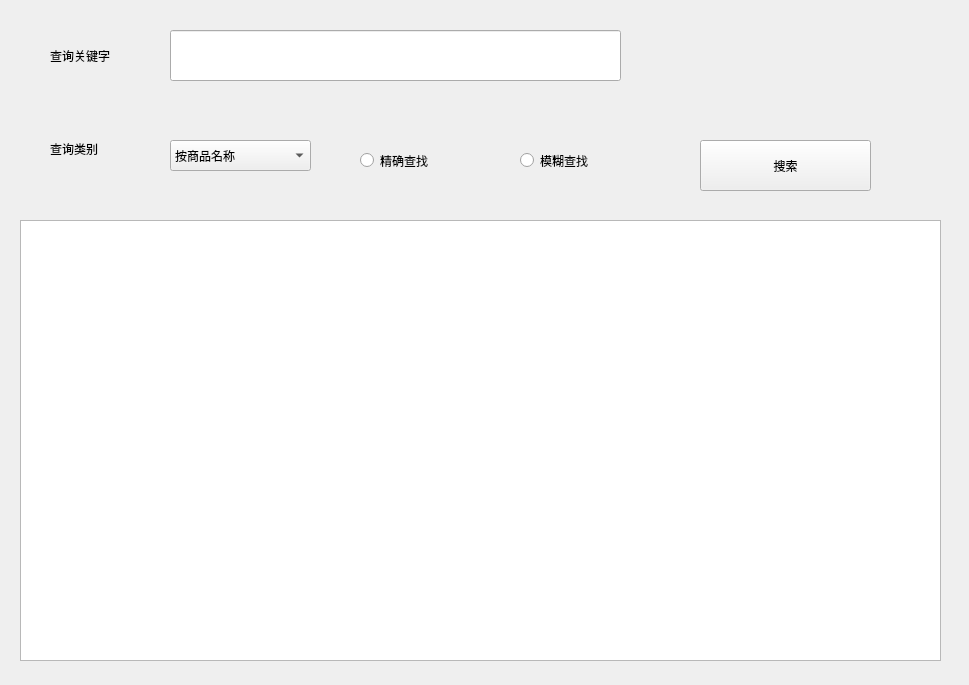
<?xml version="1.0" encoding="UTF-8"?>
<ui version="4.0">
 <class>query</class>
 <widget class="QWidget" name="query">
  <property name="geometry">
   <rect>
    <x>0</x>
    <y>0</y>
    <width>969</width>
    <height>685</height>
   </rect>
  </property>
  <property name="windowTitle">
   <string>Form</string>
  </property>
  <widget class="QLineEdit" name="queryWord">
   <property name="geometry">
    <rect>
     <x>170</x>
     <y>30</y>
     <width>451</width>
     <height>51</height>
    </rect>
   </property>
  </widget>
  <widget class="QRadioButton" name="precise">
   <property name="geometry">
    <rect>
     <x>360</x>
     <y>140</y>
     <width>151</width>
     <height>41</height>
    </rect>
   </property>
   <property name="text">
    <string>精确查找</string>
   </property>
   <attribute name="buttonGroup">
    <string notr="true">precisionGroup</string>
   </attribute>
  </widget>
  <widget class="QRadioButton" name="vague">
   <property name="geometry">
    <rect>
     <x>520</x>
     <y>140</y>
     <width>151</width>
     <height>41</height>
    </rect>
   </property>
   <property name="text">
    <string>模糊查找</string>
   </property>
   <attribute name="buttonGroup">
    <string notr="true">precisionGroup</string>
   </attribute>
  </widget>
  <widget class="QLabel" name="label">
   <property name="geometry">
    <rect>
     <x>50</x>
     <y>30</y>
     <width>121</width>
     <height>51</height>
    </rect>
   </property>
   <property name="text">
    <string>查询关键字</string>
   </property>
  </widget>
  <widget class="QTableWidget" name="tableWidget">
   <property name="geometry">
    <rect>
     <x>20</x>
     <y>220</y>
     <width>921</width>
     <height>441</height>
    </rect>
   </property>
  </widget>
  <widget class="QPushButton" name="pushButton">
   <property name="geometry">
    <rect>
     <x>700</x>
     <y>140</y>
     <width>171</width>
     <height>51</height>
    </rect>
   </property>
   <property name="text">
    <string>搜索</string>
   </property>
  </widget>
  <widget class="QComboBox" name="comboBox">
   <property name="geometry">
    <rect>
     <x>170</x>
     <y>140</y>
     <width>141</width>
     <height>31</height>
    </rect>
   </property>
   <item>
    <property name="text">
     <string>按商品名称</string>
    </property>
   </item>
   <item>
    <property name="text">
     <string>按进货/出货</string>
    </property>
   </item>
   <item>
    <property name="text">
     <string>按联系人</string>
    </property>
   </item>
   <item>
    <property name="text">
     <string>按产地</string>
    </property>
   </item>
   <item>
    <property name="text">
     <string>按交易地点</string>
    </property>
   </item>
   <item>
    <property name="text">
     <string>按交易单位</string>
    </property>
   </item>
  </widget>
  <widget class="QLabel" name="label_2">
   <property name="geometry">
    <rect>
     <x>50</x>
     <y>140</y>
     <width>81</width>
     <height>18</height>
    </rect>
   </property>
   <property name="text">
    <string>查询类别</string>
   </property>
  </widget>
 </widget>
 <resources/>
 <connections/>
 <buttongroups>
  <buttongroup name="precisionGroup"/>
 </buttongroups>
</ui>
